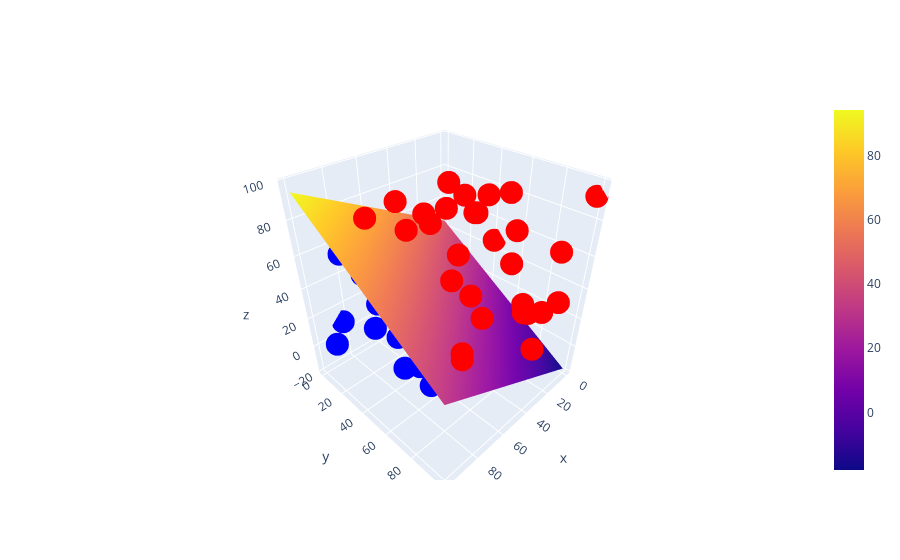

This figure's notebook cell:
### Code cell
import plotly.graph_objects as go
import numpy as np
from sklearn.cluster import KMeans
import math
from sklearn import svm

n=50
x=np.random.randint(0,100,n+1)
y=np.random.randint(0,100,n+1)
z=np.random.randint(0,100,n+1)

points=[]
for i in range(n):
    points.append([x[i],y[i],z[i]])
    
kmeans=KMeans(n_clusters=2,random_state=0).fit(points)
clusters=kmeans.labels_
colors=['red']*n
for i in range(n):
    if(clusters[i]==1):
        colors[i]=('blue')
        
xn=np.random.randint(0,100)
yn=np.random.randint(0,100)
zn=np.random.randint(0,100)
points.append([xn,yn,zn])
x[len(x)-1]=xn
y[len(y)-1]=yn
z[len(z)-1]=zn
colors.append('green')

def predict(features, weights):
    zz = np.dot(features, weights)
    return sigmoid(zz)

def sigmoid(zz):
    num = 1 / (1 + np.exp(-zz))
    return num

def update_weights(features, labels, weights, lr):
    N = len(features)

    predictions = predict(features, weights)
    gradient = np.dot(np.transpose(features),  predictions - labels)
    gradient /= N
    gradient *= lr
    weights -= gradient
    return weights

def train(features, labels, weights, lr, iters):
    cost_history = []
    for i in range(iters):
        weights = update_weights(features, labels, weights, lr)
    return weights

def decision(proc):
    return 'blue' if proc >= 0.5 else 'red'

weighss=train(points[:(len(points)-1)], clusters, [0,0,0], 0.001, 5000)

print("A: ",weighss[0], "  B: ",weighss[1], "  C: ",weighss[2],)
print("New point:",points[(len(points)-1)])
print("Predict new point:", decision(predict(points,weighss)[(len(points)-1)]),
      "%=: ", '{:0.9f}'.format(predict(points,weighss)[(len(points)-1)]*100))


fig=go.Figure()
fig.add_trace(go.Scatter3d(x=x,y=y,z=z, mode='markers', marker=dict(color=colors)))

from sklearn.svm import SVC

svc = SVC(kernel='linear')
svc.fit(points[:n],clusters)

zz = lambda x,y: (-svc.intercept_[0]-svc.coef_[0][0]*x-svc.coef_[0][1]*y) / svc.coef_[0][2]

tmp = np.linspace(0,100,50)
xx,yx = np.meshgrid(tmp,tmp)

fig.add_trace(go.Surface(x=xx,y=yx,z=zz(xx,yx)))
fig.show()

### Figure 1 — Plotly figure (JSON) as saved in the notebook; plotly's stock layout.template omitted (floating-point values rounded to 4 significant figures; data arrays with more than 128 entries replaced by an {"elided": "..."} marker saying what was removed)
{"data": [{"marker": {"color": ["red", "blue", "red", "red", "blue", "red", "blue", "red", "blue", "red", "blue", "red", "red", "blue", "blue", "blue", "red", "red", "red", "red", "red", "red", "blue", "red", "red", "red", "blue", "red", "red", "red", "blue", "red", "blue", "red", "red", "blue", "blue", "blue", "blue", "red", "blue", "blue", "blue", "red", "red", "red", "red", "blue", "red", "blue", "green"]}, "mode": "markers", "type": "scatter3d", "x": [53, 71, 51, 22, 97, 95, 84, 32, 92, 47, 64, 0, 25, 89, 77, 37, 40, 6, 67, 1, 20, 32, 70, 23, 7, 48, 26, 22, 78, 76, 46, 26, 73, 35, 17, 64, 32, 91, 84, 57, 28, 69, 38, 84, 32, 28, 9, 43, 4, 44, 81], "y": [43, 13, 69, 33, 13, 50, 55, 53, 21, 52, 10, 99, 73, 44, 67, 57, 41, 32, 90, 42, 35, 74, 59, 54, 75, 33, 13, 98, 89, 87, 44, 75, 9, 89, 20, 25, 3, 75, 0, 22, 23, 49, 6, 62, 96, 96, 94, 20, 70, 61, 47], "z": [77, 4, 46, 42, 8, 97, 10, 79, 67, 45, 36, 92, 55, 48, 1, 4, 80, 63, 53, 47, 79, 96, 5, 86, 14, 77, 4, 71, 35, 36, 23, 75, 41, 43, 81, 0, 51, 30, 9, 83, 36, 13, 25, 92, 16, 38, 33, 9, 10, 21, 37]}, {"type": "surface", "x": {"elided": "50x50 float values"}, "y": {"elided": "50x50 float values"}, "z": {"elided": "50x50 float values"}}], "layout": {}}
